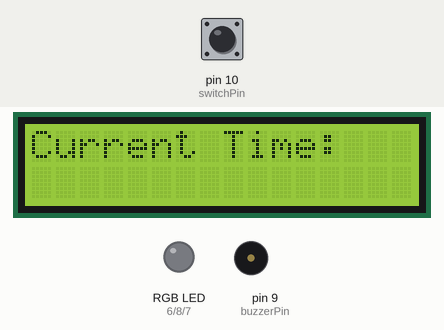
This sketch was run on a simulated Arduino Uno, built with avr-gcc and run on an emulated ATmega328P. On the bench: 16×2 character LCD, an RGB LED mixed from three pins (HIGH = lit), buzzer (waves = sounding). The inputs (shaded band) are chosen by the test bench; at power-on: pin 10 (switchPin) HIGH. What the sketch prints to the serial monitor is not drawn.

Above: at 0.2 s.
At 23.2 s:
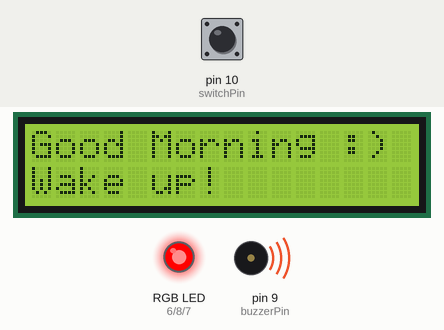
At 56.8 s:
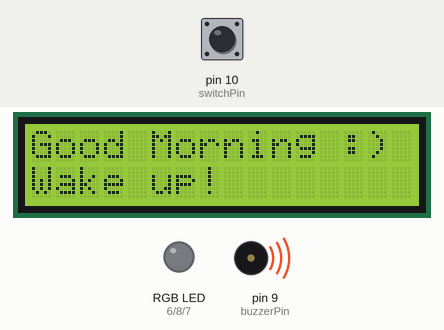
At 128.4 s:
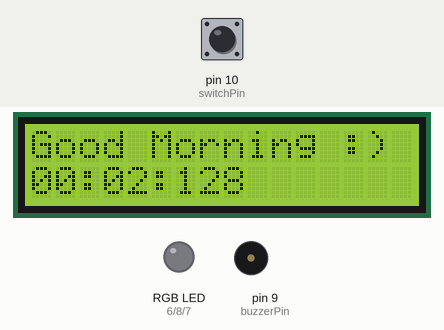
Timing chart, 0 to 129.9 s (numbered marks = the images above):
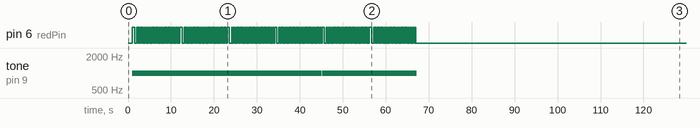

The sketch:

incredible_crift.ino
```cpp
#include <Wire.h>
#include <LiquidCrystal_I2C.h>

// LCD 핀 연결
LiquidCrystal_I2C lcd(32, 16, 2);

// LED 및 부저 핀 연결

int redPin = 6;
int bluePin = 7;
int greenPin = 8;
int buzzerPin = 9;
int switchPin = 10;

int alarmHour = 0;        // 알람 시간 (시)
int alarmMinute = 0;      // 알람 시간 (분)
int alarmDuration = 5;   // 알람 지속 시간 (초)
int snoozeDuration = 5;

unsigned long previousMillis = 0;
unsigned long interval = 1000;  // 1초마다 갱신

bool alarmTriggered = false;    // 알람 활성화 상태
bool snoozeActive = false;      // 스누즈 활성화 상태
unsigned long snoozeStartTime = 0;

void setup() {
  lcd.init();
  lcd.backlight();
  lcd.begin(16, 2);
  lcd.setCursor(0, 0);
  lcd.print("Current Time:");

  pinMode(buzzerPin, OUTPUT);
  pinMode(redPin, OUTPUT);
  pinMode(greenPin, OUTPUT);
  pinMode(bluePin, OUTPUT);
  pinMode(switchPin, INPUT_PULLUP);

  Serial.begin(9600);
}

void loop() {
  unsigned long currentMillis = millis();
  Serial.println(digitalRead(switchPin));

  if (currentMillis - previousMillis >= interval) {
    previousMillis = currentMillis;

    // 현재 시간 추출
    unsigned long seconds = currentMillis / 1000;
    unsigned long minutes = (seconds / 60) % 60;
    unsigned long hours = (seconds / 3600) % 24;

    // 현재 시간 표시
    lcd.setCursor(0, 1);
    if (hours < 10) {
      lcd.print('0');
    }
    lcd.print(hours);
    lcd.print(':');
    if (minutes < 10) {
      lcd.print('0');
    }
    lcd.print(minutes);
    lcd.print(':');
    if (seconds < 10) {
      lcd.print('0');
    }
    lcd.print(seconds);

    // 알람 확인
    if (hours == alarmHour && minutes == alarmMinute && !alarmTriggered && !snoozeActive) {
      triggerAlarm();
    }

    // 스누즈 확인
    if (snoozeActive && (currentMillis - snoozeStartTime >= snoozeDuration * 60000)) {
      snoozeActive = false;
      alarmTriggered = false;
    }

    // 알람 해제 스위치 확인
    if (digitalRead(switchPin) == LOW && alarmTriggered) {
      delay(50);

      if (digitalRead(switchPin) == LOW) {
      	turnOffAlarm();
      }
    }
  }
}

void triggerAlarm() {
  alarmTriggered = true;
  // 알람 활성화 상태로 전환
  lcd.clear();
  lcd.setCursor(0, 0);
  lcd.print("Good Morning :)");
  lcd.setCursor(0, 1);
  lcd.print("Wake up!");

  tone(buzzerPin, 1000);   // 피에조 부저 소리 출력
  blinkLED(redPin, 10);    // LED RGB (빨간색) 깜빡임

  // 일정 시간이 지나면 스누즈 활성화
  snoozeActive = true;
  snoozeStartTime = millis();

  // 스누즈 동안 알람 소리 중단
  noTone(buzzerPin);
}

void turnOffAlarm() {
  // 알람 해제
  alarmTriggered = false;
  snoozeActive = false;

  // LED RGB (빨간색) 끄기
  digitalWrite(redPin, LOW);

  // 알람 해제 알림 표시
  lcd.clear();
  lcd.setCursor(0, 0);
  lcd.print("Current Time:");
  lcd.setCursor(0, 1);
  lcd.print("Have a nice day");

  // 파란색 LED 표시 및 1분간 유지
  digitalWrite(bluePin, HIGH);
  delay(60000);
  digitalWrite(bluePin, LOW);

  lcd.clear();
  lcd.setCursor(0, 0);
  lcd.print("Current Time:");
}

void blinkLED(int pin, int duration) {
  digitalWrite(pin, HIGH);
  delay(500);
  digitalWrite(pin, LOW);
  delay(500);

  unsigned long startTime = millis();
  while (millis() - startTime < (duration * 1000)) {
    digitalWrite(pin, HIGH);
    delay(200);
    digitalWrite(pin, LOW);
    delay(200);
  }
} 
```

Measured:
- by itself, pin 6 (redPin): moves between LOW and HIGH, repeating every 11.0 s
- by itself, tone on pin 9 (buzzerPin): alternates 1000 Hz for 11.0 s and silent for 0.03 s, 12 changes in all, then stays silent
